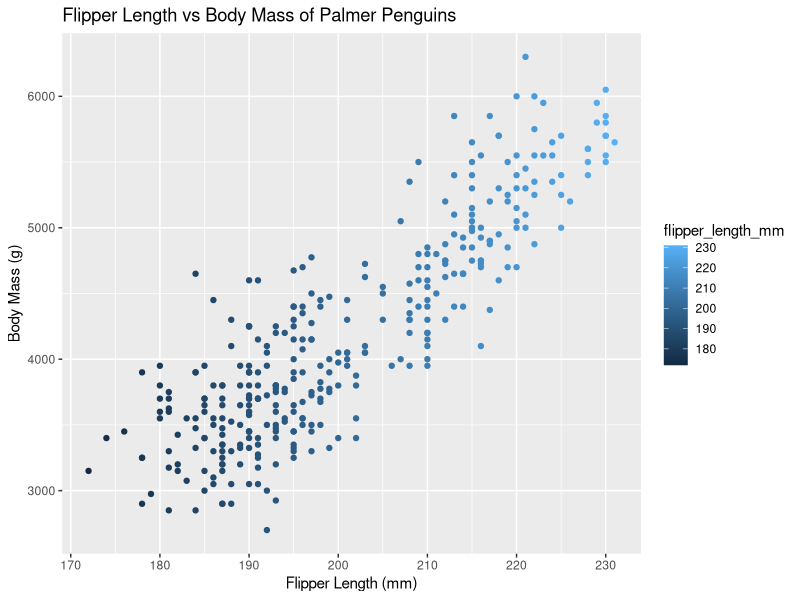

Write R code to recreate this figure.
## ---- chunk 1
knitr::opts_chunk$set(echo = FALSE)
library(tidyverse)
library(palmerpenguins)
## ---- chunk 2
ggplot(data = penguins, aes(x = flipper_length_mm, y = body_mass_g)) +
  geom_point(aes(color = flipper_length_mm)) +
  labs(title = "Flipper Length vs Body Mass of Palmer Penguins", 
       x = "Flipper Length (mm)", 
       y = "Body Mass (g)")
